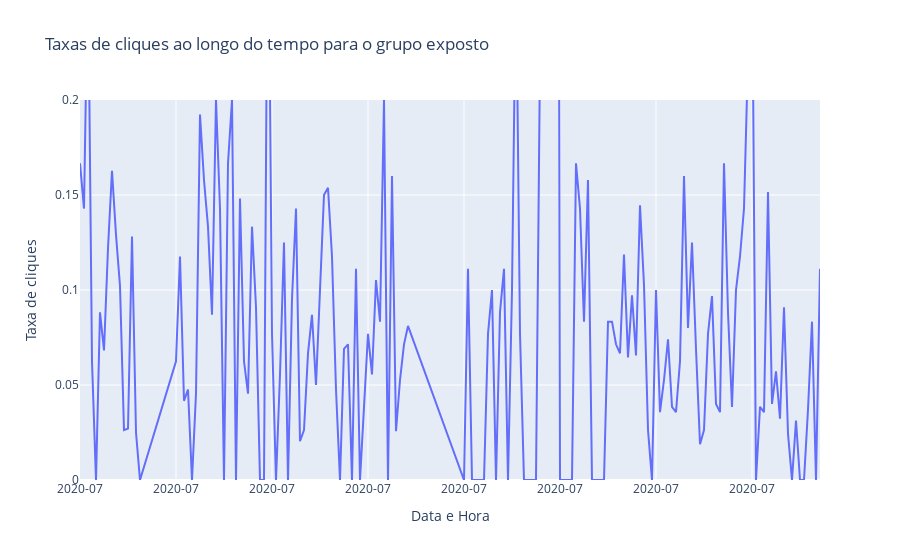
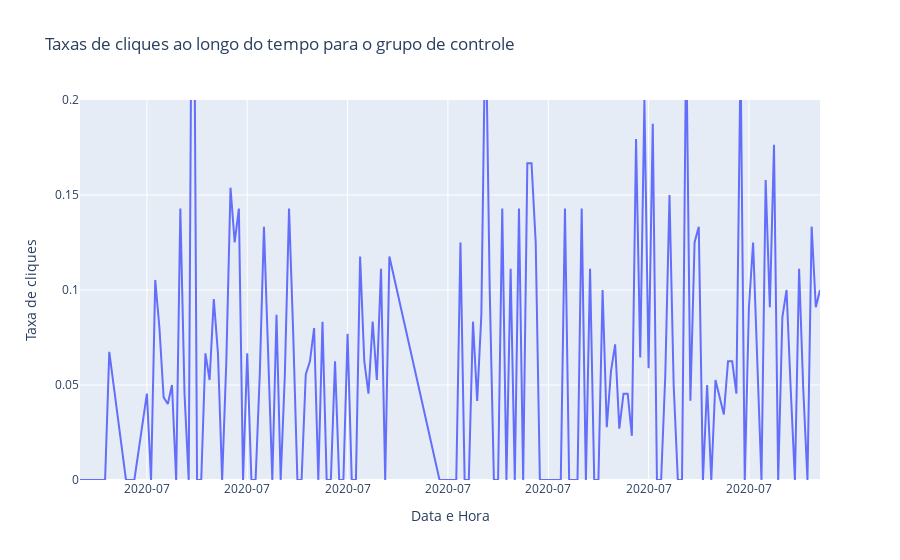

The notebook cell these images were saved under, in order:
### Code cell
# Calcula as taxas de cliques gerais para os grupos expostos e de controle
exp_ctr = df[df['experiment']=='exposed']['yes'].mean()
con_ctr = df[df['experiment']=='control']['yes'].mean()

print("Taxa de cliques")
print("Grupo Exposto: ", exp_ctr)
print("Grupo Controlado: ", con_ctr)
print("Diferença: ", exp_ctr - con_ctr)

# Calcula as taxas de cliques por marca de dispositivo
ctr_por_dispositivo = df.groupby(['device_make', 'experiment'])[['yes']].mean().reset_index()

# Imprime as marcas de dispositivo com as maiores taxas de cliques para o grupo exposto
top_dispositivos = ctr_por_dispositivo[ctr_por_dispositivo['experiment']=='exposed'].sort_values(by='yes', ascending=False).head()
print("\nPrincipais marcas de dispositivos com a maior taxa de cliques para o grupo exposto:")
print(top_dispositivos)

# Calcula as taxas de cliques por navegador
ctr_por_dispositivo = df.groupby(['browser', 'experiment'])[['yes']].mean().reset_index()

# Imprime os navegadores com as maiores taxas de cliques para o grupo exposto
top_navegadores = ctr_por_dispositivo[ctr_por_dispositivo['experiment']=='exposed'].sort_values(by='yes', ascending=False).head()
print("\nPrincipais navegadores com maior taxa de cliques para o grupo exposto:")
print(top_navegadores)

# Calcula as taxas de cliques por data e grupo
ctr_por_data = df.groupby(['date_hour', 'experiment'])[['yes']].mean().reset_index()

# Cria traços de gráfico de linha para cada grupo
linha_exp = px.line(ctr_por_data[ctr_por_data['experiment']=='exposed'], x='date_hour', y='yes',
                   labels={'date_hour': 'Data e Hora', 'yes': 'Taxa de cliques'},
                   title='Taxas de cliques ao longo do tempo para o grupo exposto')
linha_control = px.line(ctr_por_data[ctr_por_data['experiment']=='control'], x='date_hour', y='yes',
                   labels={'date_hour': 'Data e Hora', 'yes': 'Taxa de cliques'},
                   title='Taxas de cliques ao longo do tempo para o grupo de controle')

# Atualiza o layout
linha_exp.update_layout(xaxis_tickformat='%Y-%m', yaxis_range=[0, 0.2], legend_title='Group',
                       legend=dict(orientation='h', yanchor='bottom', y=1.02, xanchor='right', x=1))
linha_control.update_layout(xaxis_tickformat='%Y-%m', yaxis_range=[0, 0.2], legend_title='Group',
                       legend=dict(orientation='h', yanchor='bottom', y=1.02, xanchor='right', x=1))

# Mostra os gráficos
linha_exp.show()
linha_control.show()

### Figure 1 — Plotly figure (JSON) as saved in the notebook; plotly's stock layout.template omitted (floating-point values rounded to 4 significant figures; data arrays with more than 128 entries replaced by an {"elided": "..."} marker saying what was removed)
{"data": [{"hovertemplate": "Data e Hora=%{x}<br>Taxa de cliques=%{y}<extra></extra>", "legendgroup": "", "line": {"color": "#636efa", "dash": "solid"}, "marker": {"symbol": "circle"}, "mode": "lines", "name": "", "orientation": "v", "showlegend": false, "type": "scatter", "x": {"elided": "164 str values"}, "xaxis": "x", "y": {"elided": "164 float values"}, "yaxis": "y"}], "layout": {"legend": {"orientation": "h", "title": {"text": "Group"}, "tracegroupgap": 0, "x": 1, "xanchor": "right", "y": 1.02, "yanchor": "bottom"}, "title": {"text": "Taxas de cliques ao longo do tempo para o grupo exposto"}, "xaxis": {"anchor": "y", "domain": [0, 1], "tickformat": "%Y-%m", "title": {"text": "Data e Hora"}}, "yaxis": {"anchor": "x", "domain": [0, 1], "range": [0, 0.2], "title": {"text": "Taxa de cliques"}}}}

### Figure 2 — Plotly figure (JSON) as saved in the notebook; plotly's stock layout.template omitted (floating-point values rounded to 4 significant figures; data arrays with more than 128 entries replaced by an {"elided": "..."} marker saying what was removed)
{"data": [{"hovertemplate": "Data e Hora=%{x}<br>Taxa de cliques=%{y}<extra></extra>", "legendgroup": "", "line": {"color": "#636efa", "dash": "solid"}, "marker": {"symbol": "circle"}, "mode": "lines", "name": "", "orientation": "v", "showlegend": false, "type": "scatter", "x": {"elided": "155 str values"}, "xaxis": "x", "y": {"elided": "155 float values"}, "yaxis": "y"}], "layout": {"legend": {"orientation": "h", "title": {"text": "Group"}, "tracegroupgap": 0, "x": 1, "xanchor": "right", "y": 1.02, "yanchor": "bottom"}, "title": {"text": "Taxas de cliques ao longo do tempo para o grupo de controle"}, "xaxis": {"anchor": "y", "domain": [0, 1], "tickformat": "%Y-%m", "title": {"text": "Data e Hora"}}, "yaxis": {"anchor": "x", "domain": [0, 1], "range": [0, 0.2], "title": {"text": "Taxa de cliques"}}}}
